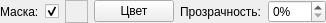
<?xml version="1.0" encoding="UTF-8"?>
<ui version="4.0">
 <class>MaskViewWidget</class>
 <widget class="QWidget" name="MaskViewWidget">
  <property name="geometry">
   <rect>
    <x>0</x>
    <y>0</y>
    <width>301</width>
    <height>23</height>
   </rect>
  </property>
  <layout class="QHBoxLayout" name="horizontalLayout">
   <property name="margin">
    <number>0</number>
   </property>
   <item>
    <widget class="QLabel" name="nameL">
     <property name="text">
      <string>Маска:</string>
     </property>
    </widget>
   </item>
   <item>
    <widget class="QCheckBox" name="useChB">
     <property name="text">
      <string/>
     </property>
     <property name="checked">
      <bool>true</bool>
     </property>
    </widget>
   </item>
   <item>
    <widget class="QFrame" name="colorFrame">
     <property name="sizePolicy">
      <sizepolicy hsizetype="Preferred" vsizetype="Preferred">
       <horstretch>23</horstretch>
       <verstretch>23</verstretch>
      </sizepolicy>
     </property>
     <property name="minimumSize">
      <size>
       <width>23</width>
       <height>23</height>
      </size>
     </property>
     <property name="maximumSize">
      <size>
       <width>23</width>
       <height>23</height>
      </size>
     </property>
     <property name="autoFillBackground">
      <bool>true</bool>
     </property>
     <property name="frameShape">
      <enum>QFrame::StyledPanel</enum>
     </property>
     <property name="frameShadow">
      <enum>QFrame::Sunken</enum>
     </property>
     <property name="lineWidth">
      <number>2</number>
     </property>
    </widget>
   </item>
   <item>
    <widget class="QPushButton" name="colorPB">
     <property name="text">
      <string>Цвет</string>
     </property>
    </widget>
   </item>
   <item>
    <widget class="QLabel" name="alphaL">
     <property name="text">
      <string>Прозрачность:</string>
     </property>
    </widget>
   </item>
   <item>
    <widget class="QSpinBox" name="alphaSB">
     <property name="suffix">
      <string>%</string>
     </property>
     <property name="maximum">
      <number>100</number>
     </property>
     <property name="value">
      <number>0</number>
     </property>
    </widget>
   </item>
  </layout>
 </widget>
 <resources>
  <include location="../icegui.qrc"/>
 </resources>
 <connections>
  <connection>
   <sender>colorPB</sender>
   <signal>clicked()</signal>
   <receiver>MaskViewWidget</receiver>
   <slot>colorPB_clicked()</slot>
   <hints>
    <hint type="sourcelabel">
     <x>126</x>
     <y>11</y>
    </hint>
    <hint type="destinationlabel">
     <x>150</x>
     <y>11</y>
    </hint>
   </hints>
  </connection>
  <connection>
   <sender>useChB</sender>
   <signal>stateChanged(int)</signal>
   <receiver>MaskViewWidget</receiver>
   <slot>useChB_stateChanged(int)</slot>
   <hints>
    <hint type="sourcelabel">
     <x>47</x>
     <y>11</y>
    </hint>
    <hint type="destinationlabel">
     <x>150</x>
     <y>11</y>
    </hint>
   </hints>
  </connection>
  <connection>
   <sender>alphaSB</sender>
   <signal>valueChanged(int)</signal>
   <receiver>MaskViewWidget</receiver>
   <slot>alphaSB_valueChanged(int)</slot>
   <hints>
    <hint type="sourcelabel">
     <x>275</x>
     <y>10</y>
    </hint>
    <hint type="destinationlabel">
     <x>150</x>
     <y>11</y>
    </hint>
   </hints>
  </connection>
 </connections>
 <slots>
  <slot>colorPB_clicked()</slot>
  <slot>useChB_stateChanged(int)</slot>
  <slot>alphaSB_valueChanged(int)</slot>
 </slots>
</ui>
